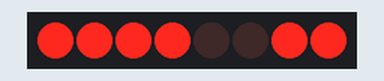
The sketch below on a simulated Arduino Uno, built with avr-gcc and run on an emulated ATmega328P. Parts: 8 shift-register outputs drawn as a row of LEDs (first output left, lit = HIGH). Wiring (inferred from the names in the program): shift register (74HC595): data pin 2; shift clock pin 4; latch pin 3. Wiring (inferred from the signals the program sends): row of LEDs: on Q0, Q1, Q2, Q3, Q4, Q5, Q6, Q7.

Above: at 0.1 s.
Timing chart, 0 to 1.6 s (numbered marks = the images above):
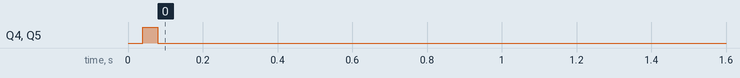

Measured:
- by itself, Q4, Q5: LOW → HIGH at 0.04 s, → LOW 0.04 s later

The sketch:

15_3_2020_dot_matrix.ino
```cpp
//The following coding using anode column, cathode row dot matrix
//Display a smily face
byte bitmap[8] = {
                B00100100,
                B00100100,
                B00100100,
                B00000000,
                B10000001,
                B10000001,
                B01111110,
                B00000000,
              };

#define DS 2 //DS to pin 2
#define RCLK 3 //ST_CP to pin 3
#define SCK 4 //SH_CP to pin 4

//Define col pin
uint8_t colP[8] = {5, 6, 7, 8, 9, 10, 11, 12};

void setup() {
  //Set pinMode
  pinMode(DS,OUTPUT);
  pinMode(RCLK,OUTPUT);
  pinMode(SCK,OUTPUT);
  for(int i=0; i<8; i++)
  {
    pinMode(colP[i],OUTPUT);
  }

  //Initialize the row as HIGH
  shift595(B11111111);
}

void loop() {
  //Initialize the row, which is first row
  int rowbit = B01111111;

  //A nested for loop, row first and then column
  for (int row=0; row<8; row++)
  {
    //Turn off all the LEDs
    for (int i=0; i<8; i++)
    {
      digitalWrite(colP[i],LOW);
    }

    //Select the row
    shift595(rowbit);

    //Light up the coloumn according to the bitmap
    for (int col=0; col<8; col++)
    {
      //The comparison starts at the LSB. We are starts from left to right, doing bitwise with 1 << col to check weather the coloumn should light up or not.
      if(bitmap[row] & 1 << col) digitalWrite(colP[7 - col],HIGH);
      else digitalWrite(colP[7 - col],LOW);
    }

    //delay for 1ms
    delay(1);

    //Reset the current row
    shift595(B11111111);

    //shift row bit to left by 1 bit
    rowbit = (rowbit << (8 - (row + 1))) | (rowbit >> (row + 1));
  }

}

void shift595(byte val)
{
  digitalWrite(RCLK, HIGH);
  shiftOut(DS,SCK, LSBFIRST, val);
  digitalWrite(RCLK, LOW);
}
```
